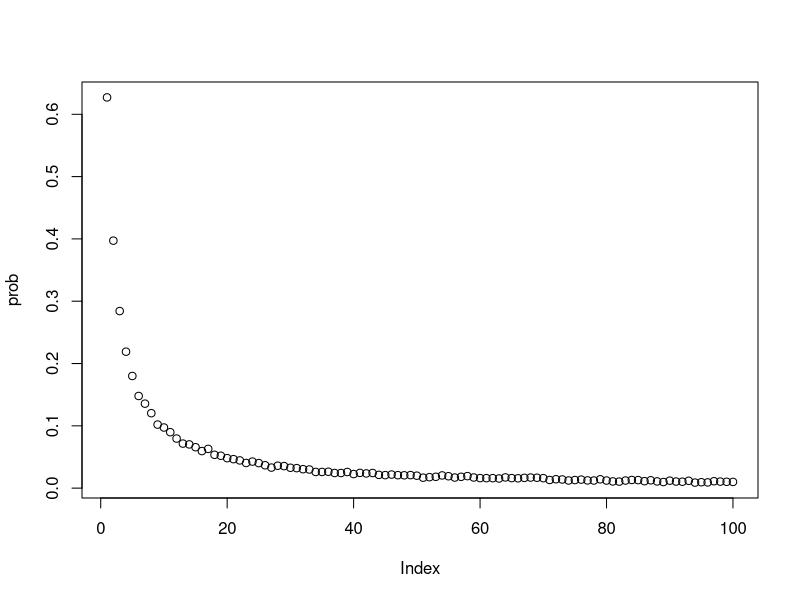

Source code (R):
# 1.Nan Zhao s2314337  2.Bokun Yu s2359196  3.Lulu Xu s2418317
# https://github.com/nanzhao1/project2.git
# contribution:

# define a function Strategy
# the function Strategy conduct a simulation with strategy 1 or 2 or 3 to test whether the prisoner k succeed to find the card k

# input: 
# n means half of the total number of prisoners
# k means the selected prisoner's number
# strategy space is {1,2,3}
# strategy 1 represents that the prisoner k starts at the box with the number k on it, and when the card number inside this box is not k, then open the box with the number same as the card number inside the previous box, repeat this process until find the card with number k 
# strategy 2 represents that the prisoner k starts at a randomly selected box, then repeat the process as strategy 1.
# strategy 3 represents that the prisoner k open n boxes randomly to find the card with number k on it.
# Card means a 2*n by 1 vector, its index is the box number, its element is the card number
# i.e. Card[i] = j, i is the index of box, j is the card number in that box

# output: 
# if the prisoner k is successful to find the card k, the function Strategy will return 1. Otherwise, return 0

Strategy = function(n, k, strategy, Card){
  Count = 0 
  # When the simulation is successful, the count will be assigned to 1, otherwise, the count is still 0
  Box = array(1:(2*n))
  if (strategy != 3){ 
  # if strategy is not 3, then need to choose a box k to start
    Box_index = k 
    # if the strategy is 1, the prisoner starts at the box with their number on it
    if (strategy == 2) { 
    # if the strategy is 2
      ran_num = sample(Box,1) 
      # variable ran_sum uses sample function to randomly choose a number in 1:2*n 
      Box_index = ran_num  
      # the prisoner starts from a randomly selected box with the number ran_num
    }
    trials = 1 
    # variable trials is used to count the number of trials 
    while (trials <= n && Card[Box_index] != k) {
      # the prisoners can only try n times at most, if the trial times less or equal to n and didn't find the card number k, keep running
      # otherwise, break the loop, and get the number of trials.
      Box_index = Card[Box_index]
      trials = trials + 1
    }
    if (Card[Box_index] == k && trials <= n) {
    # if the prisoner k succeeds in finding the card k within n times
      Count = 1   
      # if the prisoner finds its number, say k, the Count is assigned to 1
    }
  }else{
    Box_index = sample(Box, n) 
    # open n boxes randomly, checking each card for their number
    if (tabulate(match(Card[Box_index],k)) == 1){
      # match function is used to see if the card number inside the box same as the selected prisoner number k or not. If match successfully return 1, otherwise return 0.
      # tabulate function is used to sum up the matching results(0 or 1) to see if there exists a box with card number k. 
      Count = 1 
      # if the n random selected boxes have the card with number k, assign the Count 1
    }
  }
  return(Count) 
  # return the value of Count(0 or 1) to measure whether it is successful
}





# define a function Pone
# the function Pone estimates the probability of a single prisoner succeeding in finding the corresponding number

# input：
# n means half of the total number of prisoners
# k means the selected prisoner's number
# strategy space is {1,2,3}，and the representation of the strategy is as the same as that in the function Strategy
# nreps is the number of replicate simulations to run to estimate the the probability, 10000 is reasonable

# output:
# return Probability_Estimate, which means the probability of a single prisoner succeeding in finding their number


Pone = function(n, k, strategy, nreps){
  Box <- array(1:(2*n))
  # create the 1 by 2*n boxes
  Success = 0
  # Success is the number of times when the prisoner manages to find its number
  for (i in 1:nreps){
    Card <- sample(Box, (2*n))
    # shuffle the n cards and distribute them into the n boxes
    # Card[i] = j, i is the index of box, j is the card number in that box
    Success = Success + Strategy(n, k, strategy, Card)
    # When the prisoner k succeed to find the card k within n times, then Strategy is assigned to be 1, then Success times puls 1. Otherwise Strategy is still 0, and Success unchange.
  }  
  Probability_Estimate = Success / nreps
  return(Probability_Estimate)
}





# define a function Pall
# the function Pall estimates the probability of all prisoners succeeding in finding the corresponding number

# input:
# n means half of the total number of prisoners
# strategy space is {1,2,3}，and the representation of the strategy is as the same as that in the function Strategy
# nreps is the number of replicate simulations to run to estimate the the probability, 10000 is reasonable

# output:
# return Probability_Estimate, which means the probability of all prisoners finding their number


Pall  = function(n, strategy, nreps) {
  Success = 0
  # Success is the number of times when the prisoner manages to find its number
  trials = 1
  # variable trials is used to count the number of trials 
  Box <- array(1:(2*n))
  while (trials <= nreps){
    Card <- sample(Box, (2*n))
    # shuffle the n cards and distribute them into the n boxes
    # Card[i] = j, i is the index of box, j is the card number in that box
    prisoner_number = 1
    # prisoner number indicate that the i-th prisoner to conduct the simulation, continuing the while loop until all prisoners succeed (prisoner_number <= (2*n)).
    # call the Strategy function to see if the i-th prisoner succeed to find corresponding card number, if succeed (Strategy==1), continue the loop; if fail, break the loop.
    while (prisoner_number <= (2*n)  && Strategy(n, prisoner_number, strategy, Card) == 1) {
      prisoner_number = prisoner_number + 1
    }
    if (prisoner_number == (2*n) + 1) {
    # when all 2*n prisoners succeed to find their card number, then prisoner_number will be 2*n+1
      Success =  Success + 1
    }
    trials = trials + 1
  }
  Probability_Estimate = Success / nreps
  return(Probability_Estimate)
}





# use the examples when n=5 and when n=50
# use the function Strategy, function Pone, function Pall to get the result of examples
# then estimate the probability of a single prisoner and all prosoners finding their number
# get the success probabilities under each strategy

# input:
# n=5, strategy = 1 or 2 or 3, nreps = 10000, take a random k-value such as 2
# n=50, strategy = 1 or 2 or 3, nreps = 10000, take a random k-value such as 2

# output:
# the individual and joint success probabilities under each strategy for n=5 and for n=50


# example: strategy 1, n=5
individual_1_5 <- paste("When strategy=1, n=5, the probability of a single prisoner succeeding in finding their number is:",Pone(5,2,1,10000),sep=" ")
print(individual_1_5)
joint_1_5 <- paste("When strategy=1, n=5, the probability of all prisoners finding their number is :",Pall(5,1,10000),sep=" ")
print(joint_1_5)

# example: strategy 2, n=5
individual_2_5 <- paste("When strategy=2, n=5, the probability of a single prisoner succeeding in finding their number is:",Pone(5,2,2,10000),sep=" ")
print(individual_2_5)
joint_2_5 <- paste("When strategy=2, n=5, the probability of all prisoners finding their number is :",Pall(5,2,10000),sep=" ")
print(joint_2_5)

# example: strategy 3, n=5
individual_3_5 <- paste("When strategy=3, n=5, the probability of a single prisoner succeeding in finding their number is:",Pone(5,2,3,10000),sep=" ")
print(individual_3_5)
joint_3_5 <- paste("When strategy=3, n=5, the probability of all prisoners finding their number is :",Pall(5,3,10000),sep=" ")
print(joint_3_5)

# example: strategy 1, n=50
individual_1_50 <- paste("When strategy=1, n=50, the probability of a single prisoner succeeding in finding their number is:",Pone(50,2,1,10000),sep=" ")
print(individual_1_50)
joint_1_50 <- paste("When strategy=1, n=50, the probability of all prisoners finding their number is :",Pall(50,1,10000),sep=" ")
print(joint_1_50)

# example: strategy 2, n=50
individual_2_50 <- paste("When strategy=2, n=50, the probability of a single prisoner succeeding in finding their number is:",Pone(50,2,2,10000),sep=" ")
print(individual_2_50)
joint_2_50 <- paste("When strategy=2, n=50, the probability of all prisoners finding their number is :",Pall(50,2,10000),sep=" ")
print(joint_2_50)

# example: strategy 3, n=50
individual_3_50 <- paste("When strategy=3, n=50, the probability of a single prisoner succeeding in finding their number is:",Pone(50,2,3,10000),sep=" ")
print(individual_3_50)
joint_3_50 <- paste("When strategy=3, n=50, the probability of all prisoners finding their number is :",Pall(50,3,10000),sep=" ")
print(joint_3_50)




# remarks on results:
# Generally speaking, in strategy 1, the probability of all prisoners finding their number is always the greatest
# When n is enough big, the joint success probabilities of strategy 2 and strategy 3 are approximately approaching 0 
# As n grows larger, the individual success probabilities of strategy 1 and 3 approach 0.5, while the one of strategy 2 approach 0.4
# When n is large enogh, counterintuitively, the joint success probabilities of strategy 1 is approximating to 0.3 instead of 0





# dloop is the function to estimate the probability of each loop length from 1 to 2n occuring at least once in a randomly shuffing of cards to boxes by simulation.

# define a function dloop

# input:
# 2*n means the number of prisoners
# nreps is the number of replicate simulations to run to estimate the the probability, 1000 is reasonable

# output:
# The return of dloop is a 1 by 2n array, whose entry i represents the probability of i-length loop occuring at least once.


dloop = function(n, nreps){
  # 2n is the number of prisoners.
  # nreps is the number of simulations. 
  # frequency is a nreps by 2n array used to record the different length loops' occuring probabilities
  prob = array(0, 2*n)
  Box = array(1:(2*n))
  for (i in 1:nreps){
    Card = sample(1:(2*n))
    frequency = array(0,(2*n))
    for (k in 1:(2*n)) {
      Box_index = k
      # trials records how many times that prisoner k can find its card k. 
      # In other words, the value of trails is the length of the loop where prisoner k is in. 
      trials = 1
      while (Card[Box_index] != k) {
        Box_index = Card[Box_index]
        trials = trials + 1
      }
      frequency[trials] = 1
    }
    prob = prob + frequency
  }
  return(prob/nreps)
}





# use the examples when n=50 to get the result of examples
# use the function Strategy
# assess the probability that there is no loop longer than 50 in a random reshuffling of cards to boxes
# visualise the probabilities sensibly


# input:
# n=50, nreps = 10000

# output:
# the probability that there is no loop longer than 50 in a random reshuffling of cards to boxes
# picture shows the corresponding probabilities


# example: n=50
# use function dloop
prob = dloop(50,10000)
# show the probability of each loop length from 1 to 2n occurring at least once in a random shuffling of cards to boxes
print(prob)
# aim to assess the probability that there is no loop longer than 50 in a random reshuffling of cards to boxes
# probability equation: the above probability equals 1 minus the one when the loop length is longer than 50
# assess probabilities of each loop by function dloop 
# sum the probabilities which loop length is from 51 to 100
# get the final probability result based on the probability equation
result <- paste("The probability that there is no loop longer than 50 in a random reshuffling cards to boxes:",1-sum(prob[51:100]),sep=" ")
print(result)
# visualise the probabilities
plot(prob)
